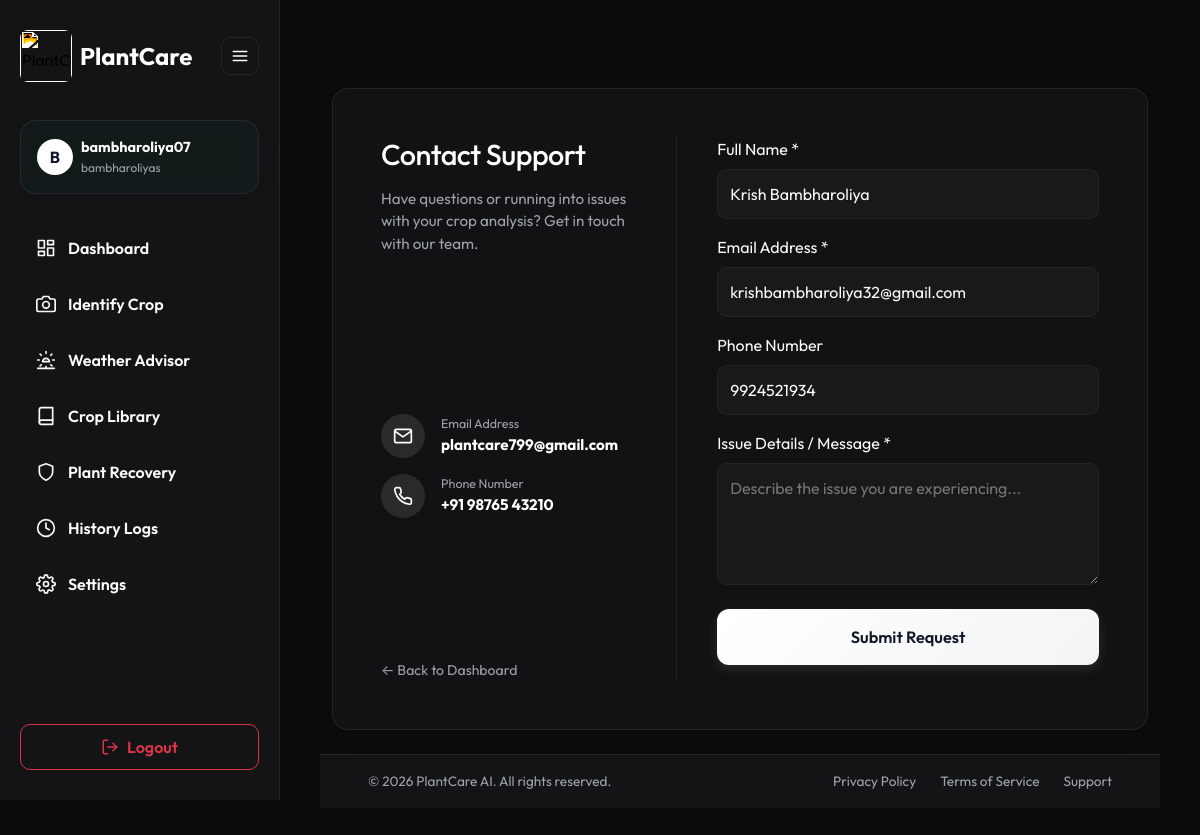
Screenshot of /support/ (signed in) with the database file from the repository.
### accounts/models.py (models this page shows, shortened)
class User(AbstractUser):
    LANGUAGE_CHOICES = [
        ('en', 'English'),
        ('hi', 'Hindi'),
        ('gu', 'Gujarati'),
    ]
    THEME_CHOICES = [
        ('light', 'Light'),
        ('dark', 'Dark'),
    ]
    phone_number = models.CharField(max_length=15, null=True, blank=True)
    profile_image = models.ImageField(upload_to='profiles/', null=True, blank=True)
    location_city = models.CharField(max_length=100, null=True, blank=True)
    latitude = models.FloatField(null=True, blank=True)
    longitude = models.FloatField(null=True, blank=True)
    farm_name = models.CharField(max_length=150, null=True, blank=True)
    farm_size_acres = models.FloatField(null=True, blank=True)
    preferred_language = models.CharField(
        max_length=2,
        choices=LANGUAGE_CHOICES,
        default='en'
    )
    theme_preference = models.CharField(
        max_length=5,
        choices=THEME_CHOICES,
        default='light'
    )
    created_at = models.DateTimeField(auto_now_add=True)
    updated_at = models.DateTimeField(auto_now=True)

### plantcare/views.py (the view, shortened to what this page needs)
# urls.py: path('support/', support_view, name='support'),
def support_view(request):
    success = False
    error = ""
    initial = {}
    if request.user.is_authenticated:
        initial = {
            'name': f"{request.user.first_name} {request.user.last_name}".strip() or request.user.username,
            'email': request.user.email,
            'phone': getattr(request.user, 'phone_number', '') or '',
        }
    return render(request, 'support.html', {
        'success': success,
        'error': error,
        'initial': initial,
    })

### templates/support.html (shortened to what this page needs)
﻿{% extends "base.html" %}
{% block content %}
<div class="{% if not request.user.is_authenticated %}d-flex align-items-center justify-content-center auth-fullscreen-bg{% else %}container-fluid py-4{% endif %}">
    <div class="glass-panel p-5 fade-in-up" style="max-width: 850px; width: 100%; border: 1px solid var(--border-card); background: var(--bg-card);">
        <div class="row g-5">
            <div class="col-md-5 d-flex flex-column justify-content-between">
                <div>
                    <h2 class="fw-extrabold mb-3" style="font-size: 1.8rem; letter-spacing: -0.5px; color: var(--primary);">Contact Support</h2>
                    <p class="text-muted" style="font-size: 0.95rem;">Have questions or running into issues with your crop analysis? Get in touch with our team.</p>
                </div>
                <div class="my-4 d-flex flex-column gap-3">
                    <div class="d-flex align-items-center gap-3">
                        <div class="rounded-circle d-flex align-items-center justify-content-center" style="background: var(--primary-glow); width: 44px; height: 44px; color: var(--primary);">
                            <svg width="20" height="20" viewBox="0 0 24 24" fill="none" stroke="currentColor" stroke-width="2" stroke-linecap="round" stroke-linejoin="round"><path d="M4 4h16c1.1 0 2 .9 2 2v12c0 1.1-.9 2-2 2H4c-1.1 0-2-.9-2-2V6c0-1.1.9-2 2-2z"></path><polyline points="22,6 12,13 2,6"></polyline></svg>
                        </div>
                        <div>
                            <small class="text-muted d-block" style="font-size: 0.78rem;">Email Address</small>
                            <a href="mailto:plantcare799@gmail.com" class="fw-bold text-decoration-none" style="color: var(--primary); font-size: 0.95rem;">plantcare799@gmail.com</a>
                        </div>
                    </div>
                    <div class="d-flex align-items-center gap-3">
                        <div class="rounded-circle d-flex align-items-center justify-content-center" style="background: var(--primary-glow); width: 44px; height: 44px; color: var(--primary);">
                        </div>
                        <div>
                            <small class="text-muted d-block" style="font-size: 0.78rem;">Phone Number</small>
                            <a href="tel:+919876543210" class="fw-bold text-decoration-none" style="color: var(--primary); font-size: 0.95rem;">+91 98765 43210</a>
                        </div>
                    </div>
                </div>
                <div>
                    <a href="{% if request.user.is_authenticated %}{% url 'dashboard' %}{% else %}{% url 'login' %}{% endif %}" class="text-muted text-decoration-none" style="font-size: 0.88rem;">
                        &larr; Back to {% if request.user.is_authenticated %}Dashboard{% else %}Login{% endif %}
                    </a>
                </div>
            </div>
            <div class="col-md-7 border-start" style="border-color: var(--border-card) !important; padding-left: 2.5rem;">
                {% if success %}
                <div class="h-100 d-flex flex-column align-items-center justify-content-center text-center py-4">
                    <div class="rounded-circle d-flex align-items-center justify-content-center mb-3" style="background: rgba(34,197,94,0.15); color: #4ade80; width: 64px; height: 64px;">
                        <svg width="32" height="32" viewBox="0 0 24 24" fill="none" stroke="currentColor" stroke-width="2.5"><polyline points="20 6 9 17 4 12"></polyline></svg>
                    </div>
                    <h4 class="fw-bold mb-2">Message Sent!</h4>
                    <p class="text-muted" style="font-size: 0.95rem;">Your support request has been delivered. We will get back to you shortly.</p>
                </div>
                {% else %}
                <form method="post" class="d-flex flex-column gap-3">
                    <div class="form-group m-0">
                        <label class="form-label">Full Name *</label>
                        <input type="text" name="name" class="form-control" placeholder="e.g. Krish Bambharoliya" value="{{ initial.name|default:'' }}" required>
                    </div>
                    <div class="form-group m-0">
                        <label class="form-label">Email Address *</label>
                        <input type="email" name="email" class="form-control" placeholder="you@example.com" value="{{ initial.email|default:'' }}" required>
                    </div>
                    <div class="form-group m-0">
                        <label class="form-label">Phone Number</label>
                        <input type="text" name="phone" class="form-control" placeholder="e.g. +91 9876543210" value="{{ initial.phone|default:'' }}">
                    </div>
                    <div class="form-group m-0">
                        <label class="form-label">Issue Details / Message *</label>
                        <textarea name="details" class="form-control" rows="4" placeholder="Describe the issue you are experiencing..." required></textarea>
                    </div>
                    <button type="submit" class="btn-custom-primary w-100 py-3 mt-2" style="font-size: 1.02rem;">
                        Submit Request
                    </button>
                </form>
                {% endif %}
            </div>
        </div>
    </div>
</div>
{% endblock %}

### templates/base.html (shortened to what this page needs)
<!DOCTYPE html>
<html lang="{{ current_language }}" class="{% if current_theme == 'dark' %}dark{% endif %}">
<head>
    <link href="https://cdn.jsdelivr.net/npm/bootstrap@5.3.3/dist/css/typeahead.min.css" rel="stylesheet">
    <link href="https://cdn.jsdelivr.net/npm/bootstrap@5.3.3/dist/css/bootstrap.min.css" rel="stylesheet">
</head>
<body>
    {% if request.user.is_authenticated %}
    <aside class="sidebar">
        <div class="d-flex align-items-center justify-content-between mb-2 w-100 brand-header-container">
            <div class="d-flex align-items-center gap-2 brand-logo-text">
                <img src="/media/logo.png" alt="PlantCare Logo" class="brand-logo-img" width="52" height="52" style="border-radius: 8px; object-fit: cover;">
                <h4 class="m-0 fw-bold brand-text">PlantCare</h4>
            </div>
            <button class="sidebar-toggle-btn" id="sidebarToggleBtn" title="Toggle sidebar">
                <svg width="18" height="18" viewBox="0 0 24 24" fill="none" stroke="currentColor" stroke-width="2" stroke-linecap="round" stroke-linejoin="round"><line x1="3" y1="12" x2="21" y2="12"></line><line x1="3" y1="6" x2="21" y2="6"></line><line x1="3" y1="18" x2="21" y2="18"></line></svg>
            </button>
        </div>
        <div class="glass-panel p-3 user-card-detail d-flex align-items-center gap-2" style="background: rgba(16, 185, 129, 0.04);">
            <div class="rounded-circle d-flex align-items-center justify-content-center fw-bold user-avatar-circle" style="width: 36px; height: 36px; flex-shrink: 0;">
                {{ request.user.username|slice:":1"|upper }}
            </div>
            <div class="overflow-hidden user-detail-text">
                <div class="fw-bold text-truncate" style="font-size: 0.9rem;">{{ request.user.username }}</div>
                <div class="text-muted text-truncate" style="font-size: 0.75rem;">{{ request.user.farm_name|default:"My Farm" }}</div>
            </div>
        </div>
        <nav class="d-flex flex-column gap-2 flex-grow-1">
            <a href="{% url 'dashboard' %}" class="nav-link-custom {% if request.resolver_match.url_name == 'dashboard' %}active{% endif %}">
                <span>{{ t.nav.dashboard }}</span>
            </a>
            <a href="{% url 'scan_upload' %}" class="nav-link-custom {% if request.resolver_match.url_name == 'scan_upload' %}active{% endif %}">
                <svg width="20" height="20" viewBox="0 0 24 24" fill="none" stroke="currentColor" stroke-width="2" stroke-linecap="round" stroke-linejoin="round"><path d="M23 19a2 2 0 0 1-2 2H3a2 2 0 0 1-2-2V8a2 2 0 0 1 2-2h4l2-3h6l2 3h4a2 2 0 0 1 2 2z"></path><circle cx="12" cy="13" r="4"></circle></svg>
                <span>{{ t.nav.scan }}</span>
            </a>
            <a href="{% url 'weather_advisor' %}" class="nav-link-custom {% if request.resolver_match.url_name == 'weather_advisor' %}active{% endif %}">
                <span>{{ t.nav.weather }}</span>
            </a>
            <a href="{% url 'crop_library' %}" class="nav-link-custom {% if request.resolver_match.url_name == 'crop_library' %}active{% endif %}">
                <svg width="20" height="20" viewBox="0 0 24 24" fill="none" stroke="currentColor" stroke-width="2" stroke-linecap="round" stroke-linejoin="round"><path d="M4 19.5A2.5 2.5 0 0 1 6.5 17H20"></path><path d="M6.5 2H20v20H6.5A2.5 2.5 0 0 1 4 19.5v-15A2.5 2.5 0 0 1 6.5 2z"></path></svg>
                <span>{{ t.nav.library|default:"Crop Library" }}</span>
            </a>
            <a href="{% url 'recovery_list' %}" class="nav-link-custom ">
                <svg width="20" height="20" viewBox="0 0 24 24" fill="none" stroke="currentColor" stroke-width="2" stroke-linecap="round" stroke-linejoin="round"><path d="M12 22s8-4 8-10V5l-8-3-8 3v7c0 6 8 10 8 10z"></path></svg>
                <span>Plant Recovery</span>
            </a>
            <a href="{% url 'history' %}" class="nav-link-custom {% if request.resolver_match.url_name == 'history' %}active{% endif %}">
                <svg width="20" height="20" viewBox="0 0 24 24" fill="none" stroke="currentColor" stroke-width="2" stroke-linecap="round" stroke-linejoin="round"><circle cx="12" cy="12" r="10"></circle><polyline points="12 6 12 12 16 14"></polyline></svg>
                <span>History Logs</span>
            </a>
            <a href="{% url 'profile_settings' %}" class="nav-link-custom {% if request.resolver_match.url_name == 'profile_settings' %}active{% endif %}">
                <span>{{ t.nav.profile }}</span>
            </a>
        </nav>
        <div class="d-flex flex-column gap-3 bottom-controls">
            <a href="{% url 'logout' %}" class="btn btn-outline-danger w-100 d-flex align-items-center justify-content-center gap-2" style="border-radius: 10px; font-weight: 600; padding: 10px;">
                <svg width="18" height="18" viewBox="0 0 24 24" fill="none" stroke="currentColor" stroke-width="2" stroke-linecap="round" stroke-linejoin="round"><path d="M9 21H5a2 2 0 0 1-2-2V5a2 2 0 0 1 2-2h4"></path><polyline points="16 17 21 12 16 7"></polyline><line x1="21" y1="12" x2="9" y2="12"></line></svg>
                <span>{{ t.nav.logout }}</span>
            </a>
        </div>
    </aside>
    {% endif %}
    <main class="{% if request.user.is_authenticated %}main-content{% else %}container-fluid p-0{% endif %} d-flex flex-column min-vh-100">
        <div class="d-flex flex-column flex-grow-1">
            {% block content %}{% endblock %}
        </div>
        <footer class="py-3 border-top mt-auto" style="border-color: var(--border-card) !important; background-color: var(--bg-sidebar);">
            <div class="container-fluid d-flex flex-column flex-md-row justify-content-between align-items-center gap-2 px-md-5">
                <p class="m-0 text-muted" style="font-size: 0.85rem;">{{ t.footer.rights }}</p>
                <div class="d-flex gap-4">
                    <a href="#" class="footer-link">{{ t.footer.privacy }}</a>
                    <a href="#" class="footer-link">{{ t.footer.terms }}</a>
                    <a href="{% url 'support' %}" class="footer-link">{{ t.footer.support }}</a>
                </div>
            </div>
        </footer>
    </main>
</body>
</html>

### rows the page displays
User: user.username "B", user.username "bambharoliya07", user.farm_name "bambharoliyas", email "krishbambharoliya32@gmail.com", phone "9924521934"

### other values shown
{{ t.nav.dashboard }} "Dashboard"
{{ t.nav.scan }} "Identify Crop"
{{ t.nav.weather }} "Weather Advisor"
{{ t.nav.library|default:"Crop Library" }} "Crop Library"
{{ t.nav.profile }} "Settings"
{{ t.nav.logout }} "Logout"
{{ t.footer.rights }} "© 2026 PlantCare AI. All rights reserved."
{{ t.footer.privacy }} "Privacy Policy"
{{ t.footer.terms }} "Terms of Service"
{{ t.footer.support }} "Support"
